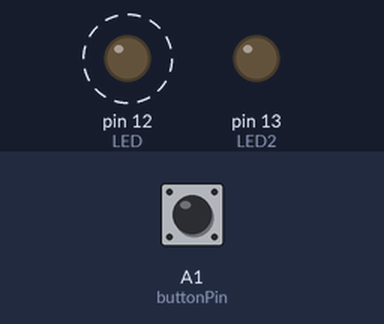
Bench run of a sketch on a simulated Arduino Uno, built with avr-gcc and run on an emulated ATmega328P. Shown: output pins drawn as LEDs (lit = HIGH). Dashed ring = blinking. The inputs (shaded band) are chosen by the test bench; at power-on: A1 (buttonPin) HIGH.

Above: at 2.8 s.
2.9 s: A1 (buttonPin) pulled LOW for 1.2 s
At 3.4 s:
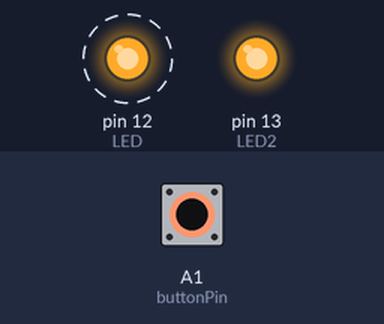
6.4 s: A1 (buttonPin) pulled LOW for 3.2 s
At 10.4 s:
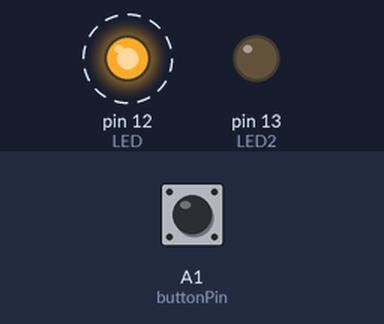
Timing chart, 0 to 17.1 s (numbered marks = the images above; inputs shaded):
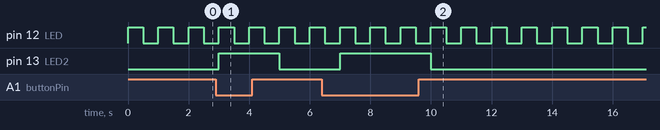

The sketch:

leds.ino
```cpp
/*const int buttonPin = A1;     // the number of the pushbutton pin
const int ledPin1 =  12;      // the number of the LED pin
const int ledPin2 =  13;

void setup() {
  // initialize the LED pin as an output:
  pinMode(ledPin1, OUTPUT);
  pinMode(ledPin2, OUTPUT);
  // initialize the pushbutton pin as an input:
  pinMode(buttonPin, INPUT_PULLUP);
}

void loop(){
  // check if the pushbutton is pressed.
  // if it is, the buttonState is HIGH:
  if (digitalRead(buttonPin) == HIGH) {
    // turn LED on:
    digitalWrite(ledPin1, HIGH);
    digitalWrite(ledPin2, LOW);
  }
  else {
    // turn LED off:
    digitalWrite(ledPin1, LOW);
    digitalWrite(ledPin2, HIGH);
  }
}
*/


const int buttonPin = A1;
const int LED = 12;
const int LED2 = 13;

void setup() {
  // set Pin 3 to output
  pinMode(LED, OUTPUT);
  pinMode(LED2, OUTPUT);
  pinMode(buttonPin, INPUT_PULLUP);
}

void loop() {
  if (digitalRead(buttonPin) == LOW) {
    // turn LED on:
    digitalWrite(LED2, HIGH);
  }
  else
    digitalWrite(LED2, LOW);
  digitalWrite(LED, HIGH);  // turn LED on (output 5V)
  delay(500);                         // wait one second
  digitalWrite(LED, LOW);   // turn LED off (output 0V)
  delay(500);                         // wait another second
}
```

Measured:
- after the input at 2.9 s, pin 13 (LED2): LOW → HIGH after 0.10 s, → LOW 2.0 s later
- after the input at 6.4 s, pin 13 (LED2): LOW → HIGH after 0.60 s, → LOW 3.0 s later
- by itself, pin 12 (LED): alternates HIGH for 0.50 s and LOW for 0.50 s
